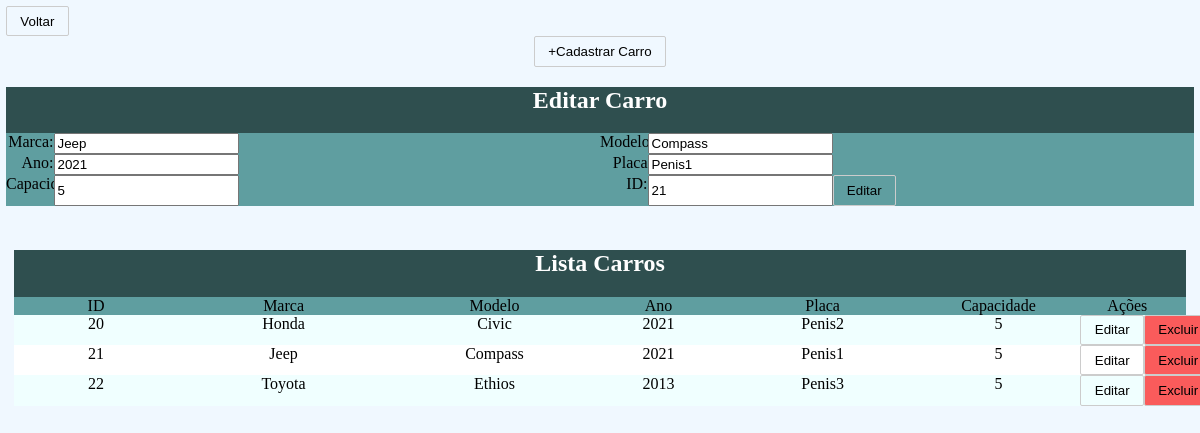
Page /carros.php?id=21 on the committed database.
### tables this page shows
CREATE TABLE `carros` (
  `id` int(11) NOT NULL,
  `marca` varchar(50) NOT NULL,
  `modelo` varchar(50) NOT NULL,
  `ano` int(11) NOT NULL,
  `placa` varchar(10) NOT NULL,
  `capacidade_passageiros` int(11) NOT NULL
);

### carros.php (the view, shortened to what this page needs)
<link rel="stylesheet" href="style.css">
<?php
include_once("conexao.php");
$edt = "none";
if ($_GET != null) {
    $id = $_GET["id"];
    $sql = "SELECT * FROM CARROS WHERE ID = '$id'";
    $editar = $conexao->query($sql);
    $dados = $editar->fetch_assoc();
    $edtId     = $dados["id"];
    $edtMarca  = $dados["marca"];
    $edtModelo = $dados["modelo"];
    $edtAno    = $dados["ano"];
    $edtPlaca  = $dados["placa"];
    $edtCap    = $dados["capacidade_passageiros"];
    $edt       = "block";
}
?>
<a href="index.php"><button class="btn">Voltar</button></a>
<div style="text-align: center;">
    <button class="btn" onclick="aparecerCadastrar()">+Cadastrar Carro</button>
    <div id="edt" style="display: <?= $edt ?>;">
        <div>
            <form action="editarCarro.php" method="post">
                <div style="background-color: darkslategray; text-align:center">
                    <h2 style="color: white">Editar Carro</h2>
                    <div style="background-color:cadetblue; width:100%;">
                        <div style="display: flex;">
                            <div style="display: flex; width:50%">
                                <label for="marca" style="width: 8%; text-align:right">Marca: </label>
                                <input type="text" id="marca" name="marca" value="<?= $edtMarca ?>">
                            </div>
                            <div style="display: flex; width:50%">
                                <label for="modelo" style="width: 8%; text-align:right">Modelo: </label>
                                <input type="text" id="modelo" name="modelo" value="<?= $edtModelo ?>">
                            </div>
                        </div>
                        <div style="display: flex;">
                            <div style="display: flex; width:50%">
                                <label for="ano" style="width: 8%; text-align:right">Ano:</label>
                                <input type="text" id="ano" name="ano" value="<?= $edtAno ?>">
                            </div>
                            <div style="display: flex; width:50%">
                                <label for="placa" style="width: 8%; text-align:right">Placa</label>
                                <input type="text" id="placa" name="placa" value="<?= $edtPlaca ?>">
                            </div>
                        </div>
                        <div style="display: flex;">
                            <div style="display: flex; width:50%">
                                <label for="capacidade" style="width: 8%; text-align:right">Capacidade</label>
                                <input type="number" id="capacidade" name="capacidade" value="<?= $edtCap ?>">
                            </div>
                            <div style="display: flex; width:50%">
                                <label for="id" style="width: 8%; text-align:right">ID:</label>
                                <input type="text" id="edtId" name="edtId" value="<?= $edtId ?>" readonly>
                                <input class="btn" type="submit" value="Editar">
                            </div>
                        </div>
                    </div>
                </div>
            </form>
        </div>
    </div>
    <div style="padding: 8px;">
        <div style="text-align: center; background-color:darkslategray;">
            <h2 style="color: white;">Lista Carros</h2>
            <div style="width: 100%; display:flex; background-color:cadetblue">
                <div style="width: 14%;">ID</div>
                <div style="width: 18%;">Marca</div>
                <div style="width: 18%;">Modelo</div>
                <div style="width: 10%;">Ano</div>
                <div style="width: 18%;">Placa</div>
                <div style="width: 12%;">Capacidade</div>
                <div style="width: 10%;">Ações</div>
            </div>
        </div>
        <?php
        $sql = "SELECT * FROM CARROS";
        $result = $conexao->query($sql);
        $a = 0;
        foreach ($result as $carro) {
            $carroId = $carro["id"];
            if ($a % 2 == 0) {
                $cor = "azure";
            } else {
                $cor = "white";
            }
            $carroMarca = $carro["marca"];
            $carroModelo = $carro["modelo"];
            $carroAno = $carro["ano"];
            $carroPlaca = $carro["placa"];
            $carroCap = $carro["capacidade_passageiros"];
        ?>
            <div name="<?= $carroId ?>" style="display: flex; background-color:<?= $cor ?>; text-align: center">
                <div style="width: 14%;"><?= $carroId ?></div>
                <div style="width: 18%;"><?= $carroMarca ?></div>
                <div style="width: 18%;"><?= $carroModelo ?></div>
                <div style="width: 10%;"><?= $carroAno ?></div>
                <div style="width: 18%;"><?= $carroPlaca ?></div>
                <div style="width: 12%;"><?= $carroCap ?></div>
                <div style="width: 10%;">
                    <div style="margin-left: 10%; display: flex; ">
                        <a href="carros.php?id=<?= $carroId ?>"><button class="btn">Editar</button>
                        <a href="excluirCarro.php?id=<?= $carroId ?>"><button class="btn-danger">Excluir</button></a>
                    </div>
                </div>
            </div>
        <?php
        $a++;
        }
        ?>
    </div>
</div>

### style.css (style rules this page uses)
.btn { background-color: transparent; border: 1px solid #ccc; padding: 0.5em 1em; border-radius: 2px; margin: 0; outline: none; text-decoration: none; cursor: pointer; }
.btn-danger { background-color:rgb(250, 91, 91); border: 1px solid #ccc; padding: 0.5em 1em; border-radius: 2px; margin: 0; outline: none; text-decoration: none; cursor: pointer; }
a { text-decoration: none; color: black; cursor: pointer; outline: none; }

### rows in the picture
carros: marca "Jeep", modelo "Compass", ano "2021", placa "Penis1", capacidade "5", edtId "21", id "21", capacidade_passageiros "5"
carros: id "20", marca "Honda", modelo "Civic", ano "2021", placa "Penis2", capacidade_passageiros "5"
carros: id "22", marca "Toyota", modelo "Ethios", ano "2013", placa "Penis3", capacidade_passageiros "5"
